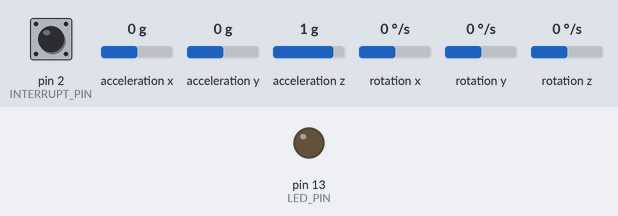
Bench run of a sketch on a simulated Arduino Uno, built with avr-gcc and run on an emulated ATmega328P. Shown: output pins drawn as LEDs (lit = HIGH). Dashed ring = blinking. The inputs (shaded band) are chosen by the test bench; at power-on: pin 2 (INTERRUPT_PIN) LOW, acceleration x 0 g, acceleration y 0 g, acceleration z 1 g, rotation x 0 °/s, rotation y 0 °/s, rotation z 0 °/s. The sensor or clock chip raises its interrupt line as the real part does; what the sketch prints to the serial monitor is not drawn.

Above: at 0.1 s.
At 38.9 s:
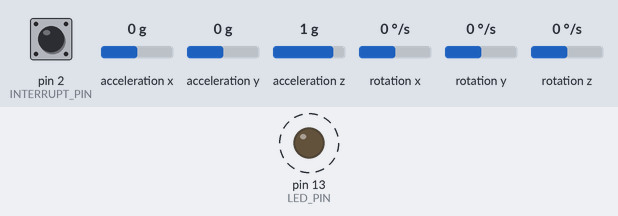
Timing chart, 0 to 39.2 s (numbered marks = the images above):
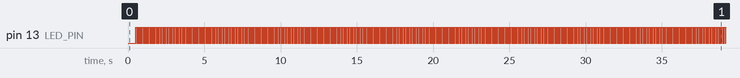

Measured:
- by itself, pin 13 (LED_PIN): alternates HIGH for 0.04 s and LOW for 0.04 s

The sketch:

GyroscopeSketch.ino
```cpp
//Tutorial: https://www.youtube.com/watch?v=L4WfHT_58Dg
//Github Library Unity3D X arduino: https://github.com/jrowberg/i2cdevlib

// I2Cdev and MPU6050 must be installed as libraries, or else the .cpp/.h files
// for both classes must be in the include path of your project
#include "I2Cdev.h"

#include "MPU6050_6Axis_MotionApps20.h"
//#include "MPU6050.h" // not necessary if using MotionApps include file

// Arduino Wire library is required if I2Cdev I2CDEV_ARDUINO_WIRE implementation
// is used in I2Cdev.h
#if I2CDEV_IMPLEMENTATION == I2CDEV_ARDUINO_WIRE
    #include "Wire.h"
#endif

// class default I2C address is 0x68
// specific I2C addresses may be passed as a parameter here
// AD0 low = 0x68 (default for SparkFun breakout and InvenSense evaluation board)
// AD0 high = 0x69
MPU6050 mpu;
//MPU6050 mpu(0x69); // <-- use for AD0 high

/* =========================================================================
   NOTE: In addition to connection 3.3v, GND, SDA, and SCL, this sketch
   depends on the MPU-6050's INT pin being connected to the Arduino's
   external interrupt #0 pin. On the Arduino Uno and Mega 2560, this is
   digital I/O pin 2.
 * ========================================================================= */

/* =========================================================================
   NOTE: Arduino v1.0.1 with the Leonardo board generates a compile error
   when using Serial.write(buf, len). The Teapot output uses this method.
   The solution requires a modification to the Arduino USBAPI.h file, which
   is fortunately simple, but annoying. This will be fixed in the next IDE
   release. For more info, see these links:

   http://arduino.cc/forum/index.php/topic,109987.0.html
   http://code.google.com/p/arduino/issues/detail?id=958
 * ========================================================================= */


// uncomment "OUTPUT_READABLE_QUATERNION" if you want to see the actual
// quaternion components in a [w, x, y, z] format (not best for parsing
// on a remote host such as Processing or something though)
#define OUTPUT_READABLE_QUATERNION

#define INTERRUPT_PIN 2  // use pin 2 on Arduino Uno & most boards
#define LED_PIN 13 // (Arduino is 13, Teensy is 11, Teensy++ is 6)
bool blinkState = false;

// MPU control/status vars
bool dmpReady = false;  // set true if DMP init was successful
uint8_t mpuIntStatus;   // holds actual interrupt status byte from MPU
uint8_t devStatus;      // return status after each device operation (0 = success, !0 = error)
uint16_t packetSize;    // expected DMP packet size (default is 42 bytes)
uint16_t fifoCount;     // count of all bytes currently in FIFO
uint8_t fifoBuffer[64]; // FIFO storage buffer

// orientation/motion vars
Quaternion q;           // [w, x, y, z]         quaternion container
VectorInt16 aa;         // [x, y, z]            accel sensor measurements
VectorInt16 aaReal;     // [x, y, z]            gravity-free accel sensor measurements
VectorInt16 aaWorld;    // [x, y, z]            world-frame accel sensor measurements
VectorFloat gravity;    // [x, y, z]            gravity vector
float euler[3];         // [psi, theta, phi]    Euler angle container
float ypr[3];           // [yaw, pitch, roll]   yaw/pitch/roll container and gravity vector

// ================================================================
// ===               INTERRUPT DETECTION ROUTINE                ===
// ================================================================

volatile bool mpuInterrupt = false;     // indicates whether MPU interrupt pin has gone high
void dmpDataReady() {
    mpuInterrupt = true;
}


// ================================================================
// ===                      INITIAL SETUP                       ===
// ================================================================

void setup() {
    // join I2C bus (I2Cdev library doesn't do this automatically)
    #if I2CDEV_IMPLEMENTATION == I2CDEV_ARDUINO_WIRE
        Wire.begin();
        Wire.setClock(400000); // 400kHz I2C clock. Comment this line if having compilation difficulties
    #elif I2CDEV_IMPLEMENTATION == I2CDEV_BUILTIN_FASTWIRE
        Fastwire::setup(400, true);
    #endif

    // initialize serial communication
    // (115200 chosen because it is required for Teapot Demo output, but it's
    // really up to you depending on your project)
    Serial.begin(115200);
    while (!Serial); // wait for Leonardo enumeration, others continue immediately

    // NOTE: 8MHz or slower host processors, like the Teensy @ 3.3V or Arduino
    // Pro Mini running at 3.3V, cannot handle this baud rate reliably due to
    // the baud timing being too misaligned with processor ticks. You must use
    // 38400 or slower in these cases, or use some kind of external separate
    // crystal solution for the UART timer.

    // initialize device
    Serial.println(F("Initializing I2C devices..."));
    mpu.initialize();
    pinMode(INTERRUPT_PIN, INPUT);

    // verify connection
    Serial.println(F("Testing device connections..."));
    Serial.println(mpu.testConnection() ? F("MPU6050 connection successful") : F("MPU6050 connection failed"));

    // wait for ready
    // Serial.println(F("\nSend any character to begin DMP programming and demo: "));
    // while (Serial.available() && Serial.read()); // empty buffer
    // while (!Serial.available());                 // wait for data
    // while (Serial.available() && Serial.read()); // empty buffer again

    // load and configure the DMP
    Serial.println(F("Initializing DMP..."));
    devStatus = mpu.dmpInitialize();

    // supply your own gyro offsets here, scaled for min sensitivity
    mpu.setXGyroOffset(220);
    mpu.setYGyroOffset(76);
    mpu.setZGyroOffset(-85);
    mpu.setZAccelOffset(1788); // 1688 factory default for my test chip

    // make sure it worked (returns 0 if so)
    if (devStatus == 0) {
        // Calibration Time: generate offsets and calibrate our MPU6050
        mpu.CalibrateAccel(6);
        mpu.CalibrateGyro(6);
        mpu.PrintActiveOffsets();
        // turn on the DMP, now that it's ready
        Serial.println(F("Enabling DMP..."));
        mpu.setDMPEnabled(true);

        // enable Arduino interrupt detection
        Serial.print(F("Enabling interrupt detection (Arduino external interrupt "));
        Serial.print(digitalPinToInterrupt(INTERRUPT_PIN));
        Serial.println(F(")..."));
        attachInterrupt(digitalPinToInterrupt(INTERRUPT_PIN), dmpDataReady, RISING);
        mpuIntStatus = mpu.getIntStatus();

        // set our DMP Ready flag so the main loop() function knows it's okay to use it
        Serial.println(F("DMP ready! Waiting for first interrupt..."));
        dmpReady = true;

        // get expected DMP packet size for later comparison
        packetSize = mpu.dmpGetFIFOPacketSize();
    } else {
        // ERROR!
        // 1 = initial memory load failed
        // 2 = DMP configuration updates failed
        // (if it's going to break, usually the code will be 1)
        Serial.print(F("DMP Initialization failed (code "));
        Serial.print(devStatus);
        Serial.println(F(")"));
    }

    // configure LED for output
    pinMode(LED_PIN, OUTPUT);
}


// ================================================================
// ===                    MAIN PROGRAM LOOP                     ===
// ================================================================

void loop() {
    // if programming failed, don't try to do anything
    if (!dmpReady) return;
    // read a packet from FIFO
    if (mpu.dmpGetCurrentFIFOPacket(fifoBuffer)) { // Get the Latest packet
        #ifdef OUTPUT_READABLE_QUATERNION
            // display quaternion values in easy matrix form: w x y z
            mpu.dmpGetQuaternion(&q, fifoBuffer);
            //Serial.print("quat\t");
            Serial.print(q.w);
            Serial.print(",");
            Serial.print(q.x);
            Serial.print(",");
            Serial.print(q.y);
            Serial.print(",");
            Serial.println(q.z);
        #endif

        // blink LED to indicate activity
        blinkState = !blinkState;
        digitalWrite(LED_PIN, blinkState);

        //Unity needs a delay to read data
        delay(33); //30 frames a second
    }
}
```
